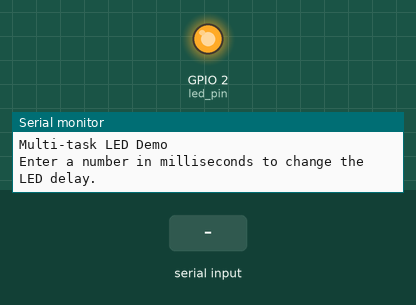
Recording of a program running on a simulated ESP32. On the bench: output pins drawn as LEDs (lit = HIGH), the last lines printed to the serial monitor. Dashed ring = blinking. Inputs (shaded band) come from the test bench.

Above: at 2.2 s.
2.3 s: "5\n" received over Serial
At 2.8 s:
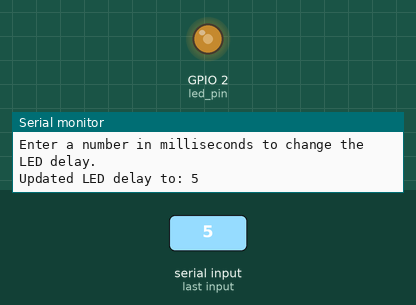
4.0 s: "90,45\n" received over Serial
At 4.31 s:
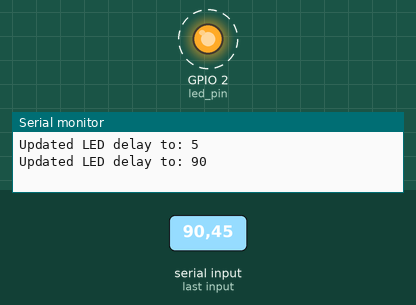
Timing chart, 0 to 13.0 s (numbered marks = the images above; inputs shaded):
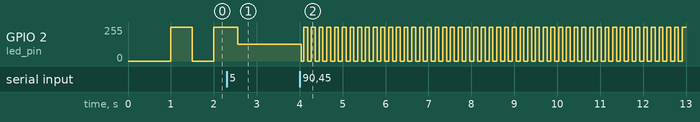

Measured:
- after the input at 4.0 s, GPIO 2 (led_pin): alternates 255/255 for 0.09 s and 0/255 for 0.09 s, starting at once

The program:

main.cpp
```cpp
/*
   Introduction to RTOS Part 3 - Task Scheduling with FreeRTOS by Shawn Hymel
   URL: https://www.youtube.com/watch?v=95yUbClyf3E&list=PLEBQazB0HUyQ4hAPU1cJED6t3DU0h34bz&index=3

   Efraim Manurung, 09th March 2024
   Version 1.0

   Efraim Manurung, 09th March 2024
   Version 1.1
   Challenge:
   Using FreeRTOS, creat two separate tasks. One listens for an integer over UART (from the Serial Monitor) and sets
   a variable when it sees an integer. The other task blinks the onboard LED (or other connected LED) at a rate specified by that integer.
   In effect, you want to create a multi-threaded system that allows for the user interface to run concurrently with
   the control task (the blinking LED).
*/

/*
    Learning about task scheduling in FreeRTOS. We also will implement multi-threaded program.

    Toggles LED and prints "Hello, World" to console in separate tasks.
*/

#include <Arduino.h>
// #include <FreeRTOSConfig.h>

// Needed for atoi()
#include <stdlib.h>

// Use only core 1 for demo purposes
#if CONFIG_FREERTOS_UNICORE
static const BaseType_t app_cpu = 0;
#else
static const BaseType_t app_cpu = 1;
#endif

// Settings
static const uint8_t buf_len = 20;

// Pins
static const int led_pin = LED_BUILTIN;

// Globals
static int led_delay = 500;

//***********************************************************************************************
// Tasks

// Task: Blink LED at rate set by global variable
void toggleLED(void *parameter) {
  while(1) {
    digitalWrite(led_pin, HIGH);
    vTaskDelay(led_delay / portTICK_PERIOD_MS);
    digitalWrite(led_pin, LOW);
    vTaskDelay(led_delay / portTICK_PERIOD_MS);
  }
}

void readSerial(void *parameter) {

  char c;
  char buf[buf_len];
  uint8_t idx = 0;

  /*
  `memset` is a function from the C standard library that sets a block of memory to a specific value. In this code, it is used
  to clear the buffer `buf` by setting all its elements to 0. This ensures that buffer is empty before storing new
  input data from the serial port.
  */

  // Clear whole buffer
  memset(buf, 0, buf_len);

  // Loop forever
  while(1) {

    // Read characters from serial
    if (Serial.available() > 0) {
      c = Serial.read();

      // Update delay variable and reset buffer if we get a newline character
      if (c == '\n') {
        /*
        `atoi` stands for "ASCII to integer". It is a function that converts a string representing a number into
        an integer. In this code, it is used to convert the string in the buffer `buf` to an integer,
        which is then used to set the `led_delay` variable.
        */
        led_delay = atoi(buf);
        Serial.print("Updated LED delay to: ");
        Serial.println(led_delay);
        memset(buf, 0, buf_len);
        idx = 0;
      } else {

        // Only append if index is not over message limit
        if (idx < buf_len - 1) {
          buf[idx] = c;
          idx++;
        }
      }
    }
  }
}

//********************************************************
// Main (runs as its own task with priority 1 on core 1)

void setup() {

  // Configure pin
  pinMode(led_pin, OUTPUT);

  // Configure serial and wait a second
  Serial.begin(115200);
  vTaskDelay(1000 / portTICK_PERIOD_MS);
  Serial.println("Multi-task LED Demo");
  Serial.println("Enter a number in milliseconds to change the LED delay.");

  // Task to run forever
  xTaskCreatePinnedToCore(toggleLED,
                          "Toggle LED",
                          1024,
                          NULL,
                          1,
                          NULL,
                          app_cpu);

  // Task to run once with higher priority
  xTaskCreatePinnedToCore(readSerial,
                          "Read Serial",
                          1024,
                          NULL,
                          1,
                          NULL,
                          app_cpu);
}

void loop() {
    // Execution should never get here
}
```
